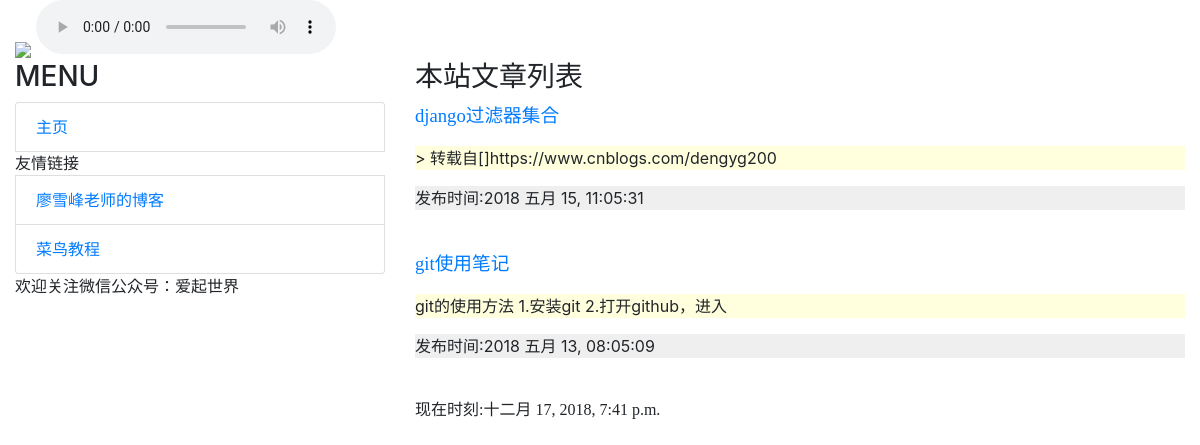
The page / on the database its author committed.
### mainsite/models.py (models this page shows, shortened)
class Post(models.Model):
    title = models.CharField(max_length=200)
    author = models.CharField(max_length=200)
    body = models.TextField()
    pub_date = models.DateTimeField(default=timezone.now)
    class Meta:
        ordering = ('-pub_date',)

### mainsite/views.py (the view)
# urls.py: url(r'^$', homepage),
def homepage(request):
    template = get_template('index.html')
    posts = Post.objects.all()
    now = datetime.now()
    html = template.render(locals())
    return HttpResponse(html)

### templates/index.html (shortened to what this page needs)
{% extends 'base.html' %}
{% block headmessage %}
    <h3 style="font-family:楷体;">本站文章列表</h3>
{% endblock %}
{% block content %}
    {% for post in posts %}
        <div class="panel panel-default">
            <div class="panel-heading">
                <p style="font-family:微软雅黑;font-size:14pt;font-weight:blod;">
                    <a href="/post/{{post.author}}">{{post.title}}</a>
                </p>
            </div>
            <div class="panel-body" style="background-color:#ffffdd">
                <p>
                    {{ post.body | truncatechars:40 | cut:"#"}}
                </p>
            </div>
            <div class="panel-footer" style="background-color:#efefef">
                <p>
                    发布时间:{{ post.pub_date | date:'Y M d, h:m:s' }}
                </p>
            </div>
        </div>
        <br>
    {% endfor %}
{% endblock %}

### rows shown on the page
Post: title "django过滤器集合", body "> 转载自[]https://www.cnblogs.com/dengyg200", pub_date "2018 五月 15, 11:05:31"
Post: title "git使用笔记", body "git的使用方法 1.安装git 2.打开github，进入", pub_date "2018 五月 13, 08:05:09"
